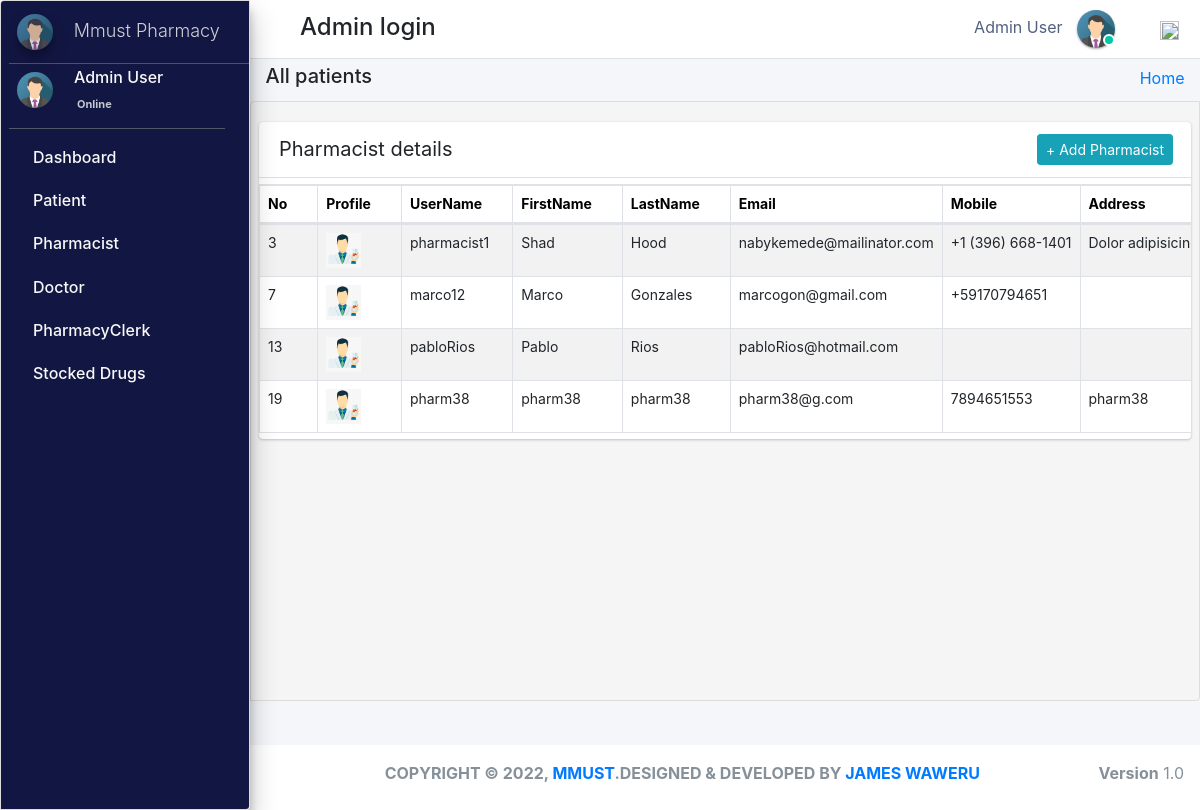
The app's page /admin_user/manage_pharmacist/ (signed in), older data.
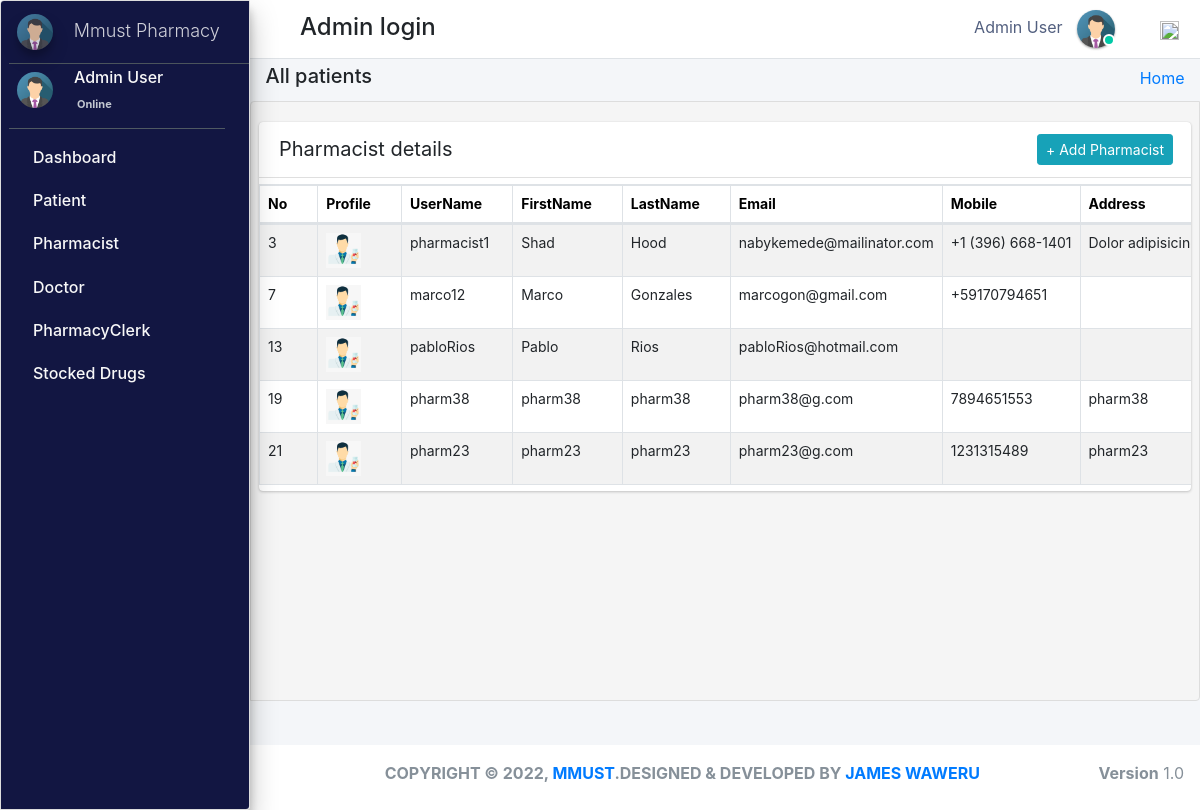
The same page, newer data.
### pharmacy/models.py (models this page shows, shortened)
class CustomUser(AbstractUser):
    user_type_data = ((1, "AdminHOD"), (2, "Pharmacist"), (3, "Doctor"), (4, "PharmacyClerk"),(5, "Patients"))
    user_type = models.CharField(default=1, choices=user_type_data, max_length=10)

class AdminHOD(models.Model):
    gender_category=(
        ('Male','Male'),
        ('Female','Female'),
    )
    admin = models.OneToOneField(CustomUser,null=True, on_delete = models.CASCADE)
    emp_no= models.CharField(max_length=100,null=True,blank=True)
    gender=models.CharField(max_length=100,null=True,choices=gender_category)
    mobile=models.CharField(max_length=10,null=True,blank=True)
    address=models.CharField(max_length=300,null=True,blank=True)
    profile_pic=models.ImageField(default="admin.png",null=True,blank=True)
    created_at = models.DateTimeField(auto_now_add=True)
    updated_at = models.DateTimeField(auto_now=True)
    date_employed=models.DateTimeField(auto_now_add=True, auto_now=False)
    objects = models.Manager()

class Pharmacist(models.Model):
    gender_category=(
        ('Male','Male'),
        ('Female','Female'),
    )
    admin = models.OneToOneField(CustomUser,null=True, on_delete = models.CASCADE)
    emp_no=models.CharField(max_length=100,null=True,blank=True)
    age= models.IntegerField(default='0', blank=True, null=True)
    gender=models.CharField(max_length=100,null=True,choices=gender_category)
    mobile =models.CharField(max_length=10,null=True,blank=True)
    address=models.CharField(max_length=300,null=True,blank=True)
    profile_pic=models.ImageField(default="images2.png",null=True,blank=True)
    created_at = models.DateTimeField(auto_now_add=True)
    updated_at = models.DateTimeField(auto_now=True)
    objects = models.Manager()

### pharmacy/HODViews.py (the view)
# urls.py: path('admin_user/manage_pharmacist/',HODViews.managePharmacist,name='manage_pharmacist'),
def manage_pharmacist(request):
    staffs = Pharmacist.objects.all()
    context = {
        "staffs": staffs,
        "title": "Manage Pharmacist"
    }
    return render(request, 'hod_templates/all_pharmacist.html', context)

### pharmacy/templates/hod_templates/all_pharmacist.html (shortened to what this page needs)
{% extends 'hod_templates/base_template.html'%} {% block page_title %}
<h5>All patients</h5>
{% endblock page_title %} {% block main_content %}
<section class="content">
    <div class="row">
        <div class="col-md-12">
            <div class="card card-primar sc">
                <div class="card-header">
                    <span>Pharmacist details</span>
                    <div class="card-tools d-flex">
                        <a class="btn btn-sm btn-info mr-2" href="{% url 'manage_pharmacist'  %}" role="button">+ Add Pharmacist</a>
                    </div>
                </div>
                <table class="table table-bordered table-hover dataTable" id=plist>
                    <thead>
                        <tr>
                            <th>No</th>
                            <th>Profile</th>
                            <th>UserName</th>
                            <th>FirstName</th>
                            <th>LastName</th>
                            <th>Email</th>
                            <th>Mobile</th>
                            <th>Address</th>
                        </tr>
                    </thead>
                    <tbody>
                        {% for staff in staffs %}
                        <tr class="hov">
                            <td>{{staff.admin.id}}</td>
                            <td> <img src="{{staff.profile_pic.url}}" class="" width="35" height="35" alt=""></td>
                            <td>{{staff.admin.username}}</td>
                            <td>{{staff.admin.first_name}}</td>
                            <td>{{staff.admin.last_name}}</td>
                            <td>{{staff.admin.email}}</td>
                            <td>{{staff.mobile}}</td>
                            <td>{{staff.address}}</td>
                        </tr>
                        {% endfor %}
                    </tbody>
                </table>
            </div>
        </div>
    </div>
</section>
{% endblock %}

### pharmacy/templates/hod_templates/base_template.html (shortened to what this page needs)
{% extends 'base_file.html' %} {% block htm %}
<body class="hold-transition sidebar-mini layout-fixed">
    <div class="wrapper">
        <nav class="main-header navbar navbar-expand navbar-white navbar-light">
            <ul class="navbar-nav">
                <li class="nav-item">
                    <a class="nav-link" data-widget="pushmenu" href="#" role="button"><em class="fas fa-bars"></em> </a>
                </li>
            </ul>
            <h4 style="margin-left: 10px; margin-top: 5px;">Admin login </h4>
            <ul class="navbar-nav ml-auto">
                <li class="mx-3">
                    <a href="#" class="sm-submenu-with-image a">
                        <span>{{user.first_name}}  {{user.last_name}}</span>
                        <img src="{{request.user.adminhod.profile_pic.url}}" class="img-circle elevation-1" width="38" height="38" alt="">
                        <span class="avatar-status avatar-sm-status avatar-status-success"></span>
                    </a>
                </li>
                <li class="nav-item dropdown ml-3 low">
                    <a href="#" class="btn btn-outlined btn-black text-muted bg-transparent " data-toggle="dropdown" aria-expanded="false" data-wow-delay="0.7s"><img src="https://img.icons8.com/ios/50/000000/settings.png" width="19" height="19">
                    </a>
                </li>
            </ul>
        </nav>
        {% include 'hod_templates/sidebar.html'%}
        <div class="content-wrapper">
            <div class="content-header">
                <div class="container-fluid">
                    <div class="row ">
                        <div class="col-sm-6">
                            <h1 class="m-0 text-dark">
                                {% block page_title %} {% endblock page_title %}
                            </h1>
                        </div>
                        <div class="col-sm-6 ">
                            <ol class="breadcrumb float-sm-right">
                                <li class="breadcrumb-item"><a href="">Home</a></li>
                            </ol>
                        </div>
                    </div>
                </div>
            </div>
            {% block main_content %} {% endblock main_content %}
        </div>
        {% include 'hod_templates/footer.html'%}
    </div>
    {% endblock htm %}

### pharm/pharmacy/templates/base_file.html (shortened to what this page needs)
{% load static %}
<!DOCTYPE html>
<html lang="en">
<head>
    <link rel="stylesheet" href="{% static 'css/bootstrap.min.css'%}">
    <link rel="stylesheet" href="{% static 'css/main.css'%}">
    <link rel="stylesheet" href="{% static 'css/profile.css'%}">
    <link rel="stylesheet" href="{% static " fontawesome-free/css/all.min.css " %}">
    <link rel="stylesheet" href="https://code.ionicframework.com/ionicons/2.0.1/css/ionicons.min.css">
    <link rel="stylesheet" href="{% static 'dist/css/adminlte.css'  %}">
    <link rel="stylesheet" href="{% static 'pace-progress/themes/black/pace-theme-flat-top.css' %}">
    <link rel="stylesheet" href="{% static 'datatables-bs4/css/dataTables.bootstrap4.min.css'%}">
    <link rel="stylesheet" href="{% static 'datatables-responsive/css/responsive.bootstrap4.min.css'%}">
    <link rel="stylesheet" href="{% static 'datatables-buttons/css/buttons.bootstrap4.min.css'%}">
    <link rel="stylesheet" href="{% static 'css/select2.css' %}">
    <link href="{% static 'jquery-ui2/jquery-ui.min.css' %}" rel="stylesheet">
    <link href="{% static 'jquery-ui2/jquery-ui.structure.min.css' %}" rel="stylesheet">
    <link href="{% static 'jquery-ui2/jquery-ui.theme.min.css' %}" rel="stylesheet">
</head>
{% block htm %} {% endblock htm%}
</body>
</html>

### pharmacy/templates/hod_templates/sidebar.html (shortened to what this page needs)
<aside class="main-sidebar sidebar-dark-primary elevation-4">
    <a href="" class="brand-link ml-2">
        <img src="{{request.user.adminhod.profile_pic.url}}" alt="" width="36" height="36" class=" img-circle elevation-3" style="opacity: .8">
        <span class="brand-text font-weight-light mt-1 ml-3 mmust">Mmust Pharmacy</span>
    </a>
    <div class="sidebar">
        <div class="user-panel mr-3">
            <div class="pull-left image sm-submenu-with-image a ml-2 ">
                <img src="{{request.user.adminhod.profile_pic.url}}" class="img-circle mt-2" width="36" height="36" alt="User Image">
            </div>
            <div class="pull-left info">
                <p>{{user.first_name}} {{user.last_name}}</p>
                <a href="#"><em class="fa fa-circle text-success "></em>  Online</a>
            </div>
        </div>
        <nav class="mt-2">
            <ul class="nav nav-pills nav-sidebar flex-column" data-widget="treeview" role="menu" data-accordion="false">
                <li class="nav-item">
                    <a href="{% url  'admin_dashboard' %}" class="nav-link">
                        <p>
                            Dashboard
                        </p>
                    </a>
                </li>
                <li class="nav-item">
                    <a href="#" class="nav-link">
                        <p>
                            Patient
                        </p>
                    </a>
                </li>
                <li class="nav-item">
                    <a href="#" class="nav-link">
                        <p>
                            Pharmacist
                        </p>
                    </a>
                </li>
                <li class="nav-item">
                    <a href="#" class="nav-link">
                        <p>
                            Doctor
                        </p>
                    </a>
                </li>
                <li class="nav-item">
                    <a href="#" class="nav-link">
                        <p>
                            PharmacyClerk
                        </p>
                    </a>
                </li>
                <li class="nav-item">
                    <a href="#" class="nav-link">
                        <p>
                            Stocked Drugs
                        </p>
                    </a>
                </li>
            </ul>
        </nav>
    </div>
</aside>

### pharmacy/templates/hod_templates/footer.html
<footer class="main-footer pt-3 text-center">
    <strong>COPYRIGHT &copy; {% now "Y" %}, <a href="#">MMUST</a>.DESIGNED & DEVELOPED BY <a href="#">JAMES WAWERU</a></strong>
    <div class="float-right d-none d-sm-inline-block">
        <b>Version</b> 1.0
    </div>
</footer>

### static/css/main.css (style rules this page uses)
html { font-family: sans-serif; line-height: 1.15; -webkit-text-size-adjust: 100%; -webkit-tap-highlight-color: transparent; }
body { overflow-y: hidden; overflow-x: hidden; font-family: -apple-system, BlinkMacSystemFont, "Segoe UI", Roboto, "Helvetica Neue", Arial, "Noto Sans", sans-serif, "Apple Color Emoji", "Segoe UI Emoji", "Segoe UI Symbol", "Noto Color Emoji" !important; }
th { color: rgb(0, 0, 0); font-size: 14px !important; }
.content { background-color: #f5f5f5; border: 1px solid #dddddd; border-radius: 4px 0px 4px 0px; left: -1px; padding: 10px 7px 5px; height: 75vh; overflow-y: scroll; overflow-x: hidden; }
.sc { white-space: nowrap; display: block; overflow-x: hidden !important; }
.content .row { margin-top: 20px !important; }
.main-sidebar { background: #ffffff; border: 1px solid #dddddd; border-radius: 4px 0px 4px 0px; font-weight: bold; background-color: #121642 !important; color: white !important; }
.main-sidebar p { color: #f8f8f8 !important; font-weight: 500 !important }
td { font-size: 14px !important; }
.hov { transition: transform .5s; }
.avatar-status { position: absolute; bottom: 12px; right: 75.4px; display: -ms-inline-flexbox; display: inline-flex; -ms-flex-negative: 0; flex-shrink: 0; -ms-flex-pack: center; justify-content: center; -ms-flex-align: center; align-items: center; white-space: nowrap; text-align: center; vertical-align: baseline; font-weight: 600; border: .125rem solid #fff; width: 12px; height: 12px; line-height: 1; font-size: .71094rem; border-radius: 50%; }
.avatar-status-success { color: #fff; background-color: #00c9a7; }
.card-header span { font-size: 20px !important; }
.table>tbody>tr>td, .table>tbody>tr>th, .table>tfoot>tr>td, .table>tfoot>tr>th, .table>thead>tr>td, .table>thead>tr>th { padding: 8px; line-height: 1.42857143; vertical-align: top; }
.user-panel>.info { padding: 5px 5px 5px 15px; line-height: 1; position: absolute; left: 55px; }
.pull-left { float: left!important; }
.user-panel>.info>p { font-weight: 600; margin-bottom: 9px; }
p { margin: 0 0 10px; }
.user-panel { padding-bottom: 20px; }
.user-panel:after { clear: both; }
.user-panel:before, .user-panel:after { content: " "; display: table; }
.user-panel>.info>a { text-decoration: none; padding-right: 5px; margin-top: 3px; font-size: 11px; overflow: hidden; white-space: nowrap; }
.mmust { overflow: hidden; white-space: nowrap; font-size: 18px; }
.table { background: white !important; }
.container-fluid { width: 100%; padding-right: 15px; padding-left: 15px; margin-right: auto; margin-left: auto; }
.row { display: flex; flex-wrap: wrap; margin-right: -15px; margin-left: -15px; }
.d-flex { display: flex !important; z-index: 44; }
.table tbody tr:nth-of-type(odd) { background-color: rgba(197, 197, 197, 0.05) !important; }
.main-footer { height: 65px !important; background: #ffffff; border-top: none !important; color: #869099; font-size: 1.0rem !important; }
.img-circle { border-radius: 50%; }
.content-wrapper .content-header { padding: 5px 0.5rem !important; }

### static/css/profile.css (style rules this page uses)
li { list-style-type: none ! }
.navbar-nav span { color: #525f7f !important; margin-right: 10px !important; }
body { font-family: 'Rubik', serif; height: 100% !important; }
.table tbody tr:nth-of-type(odd) { background-color: rgba(0, 0, 0, .05) !important; }

Row changes from the older to the newer data that the page shows:
added Pharmacist: admin.id "21", profile_pic (picture), admin.username "pharm23", admin.first_name "pharm23", admin.last_name "pharm23", admin.email "pharm23@g.com", mobile "1231315489", address "pharm23"
